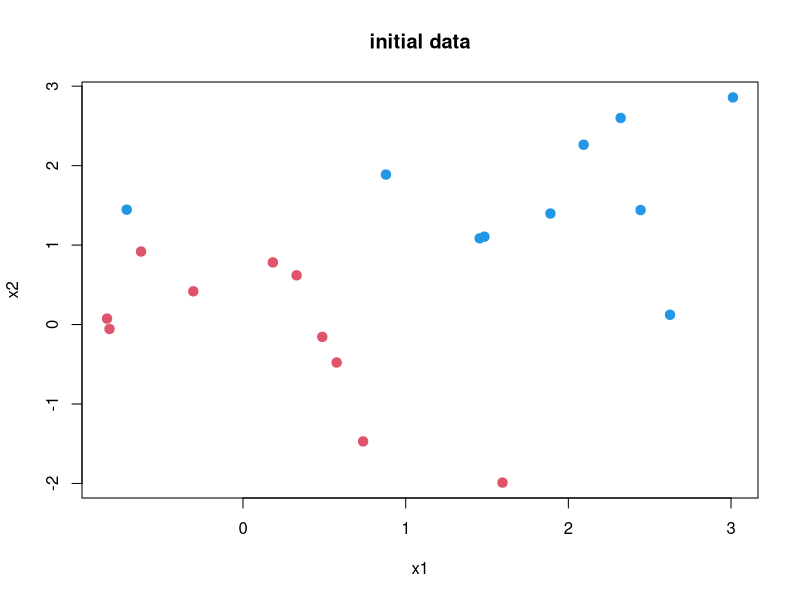

Here is the R script that generated this plot:
## Chapter 9 exercise 6

if(!require("MASS")){install.packages("MASS")}
if(!require("e1071")){install.packages("e1071")}

set.seed(1)

x = matrix( rnorm(20*2), ncol=2)
y = c(rep(-1,10), rep(1,10))
x[y==1,] = x[y==1,]+ 1
x[y==1,] = x[y==1,]+ 0.5

plot(x[,1], x[,2], col = (y+3), pch = 19, cex = 1.25, xlab = "x1", ylab = "x2", main = "initial data")


## b 
dat = data.frame(x1 = x[,1], x2 = x[,2], y = as.factor(y))

tune.out = tune(svm, y~., data=dat, kernel = "linear", ranges = list(cost=c(0.001, 0.01, 0.1, 1, 5, 10, 100, 1000)))
summary(tune.out)

bestmod = tune.out$best.model
summary(bestmod)

## generate test data 

x_test = matrix( rnorm(20*2), ncol=2)
y_test = c(rep(-1,10), rep(1,10))
x_test[y==1,] = x_test[y==1,]+ 1
x_test[y==1,] = x_test[y==1,]+ 0.5

dat_test = data.frame(x1 = x_test[,1], x2 = x_test[,2], y = as.factor(y_test))


y_hat = predict(bestmod, newdata = dat_test)
y_hat = as.numeric(as.character(y_hat))
print(sprintf("Linear SVM training error rate = %10.6f", 1 - sum(y_hat == y) / length(y)))